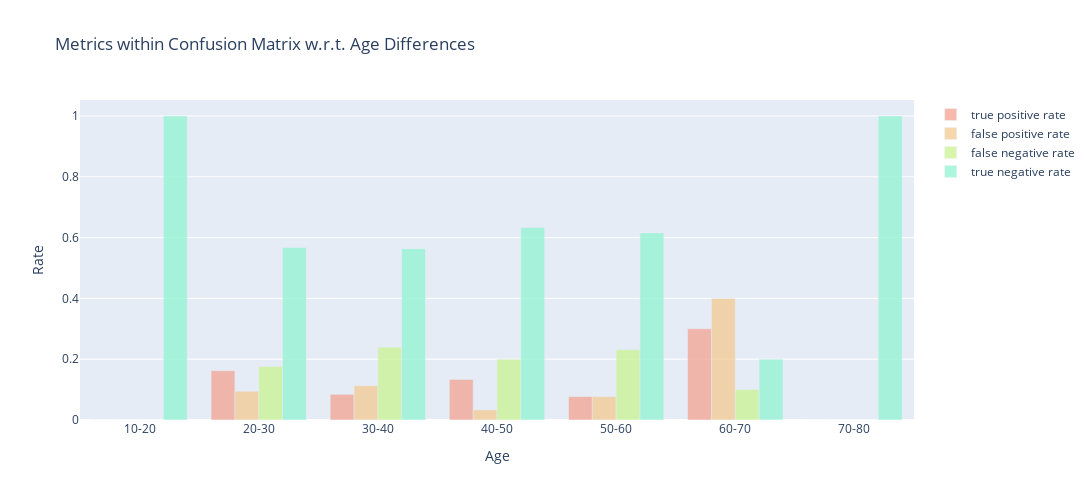

The notebook cell saved with this chart:
### Code cell
# visualize the results
fig = go.Figure()
fig.add_trace(go.Bar(
    x=list(tpr_age.keys()),
    y=list(tpr_age.values()),
    marker_color='#F3A291',
    opacity=0.75,
    name='true positive rate'
))
fig.add_trace(go.Bar(
    x=list(fpr_age.keys()),
    y=list(fpr_age.values()),
    marker_color='#F3CA91',
    opacity=0.75,
    name='false positive rate'
))
fig.add_trace(go.Bar(
    x=list(fnr_age.keys()),
    y=list(fnr_age.values()),
    marker_color='#CAF391',
    opacity=0.75,
    name='false negative rate'
))
fig.add_trace(go.Bar(
    x=list(tnr_age.keys()),
    y=list(tnr_age.values()),
    marker_color='#91F3D1',
    opacity=0.75,
    name='true negative rate'
))
fig.update_layout(
    title_text='Metrics within Confusion Matrix w.r.t. Age Differences',
    xaxis_title='Age',
    yaxis_title='Rate',
    width=1200,
    height=500,
)
fig.write_image('../results/separation-age.png', scale=3)
fig.show()

### Figure 1 — Plotly figure (JSON) as saved in the notebook; plotly's stock layout.template omitted (floating-point values rounded to 4 significant figures)
{"data": [{"marker": {"color": "#F3A291"}, "name": "true positive rate", "opacity": 0.75, "type": "bar", "x": ["10-20", "20-30", "30-40", "40-50", "50-60", "60-70", "70-80"], "y": [0, 0.1622, 0.08451, 0.1333, 0.07692, 0.3, 0]}, {"marker": {"color": "#F3CA91"}, "name": "false positive rate", "opacity": 0.75, "type": "bar", "x": ["10-20", "20-30", "30-40", "40-50", "50-60", "60-70", "70-80"], "y": [0, 0.09459, 0.1127, 0.03333, 0.07692, 0.4, 0]}, {"marker": {"color": "#CAF391"}, "name": "false negative rate", "opacity": 0.75, "type": "bar", "x": ["10-20", "20-30", "30-40", "40-50", "50-60", "60-70", "70-80"], "y": [0, 0.1757, 0.2394, 0.2, 0.2308, 0.1, 0]}, {"marker": {"color": "#91F3D1"}, "name": "true negative rate", "opacity": 0.75, "type": "bar", "x": ["10-20", "20-30", "30-40", "40-50", "50-60", "60-70", "70-80"], "y": [1, 0.5676, 0.5634, 0.6333, 0.6154, 0.2, 1]}], "layout": {"height": 500, "title": {"text": "Metrics within Confusion Matrix w.r.t. Age Differences"}, "width": 1200, "xaxis": {"title": {"text": "Age"}}, "yaxis": {"title": {"text": "Rate"}}}}
